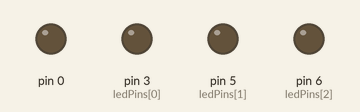
The sketch below on a simulated Arduino Uno, built with avr-gcc and run on an emulated ATmega328P. On the bench: output pins drawn as LEDs (lit = HIGH). Random numbers use the default seed unless the sketch sets one.

Above: at 0.15 s.
At 8.19 s:
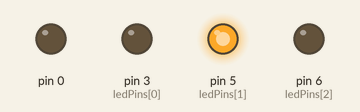
At 18.85 s:
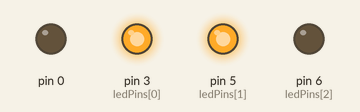
At 28.6 s:
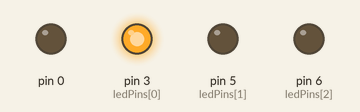
At 34.4 s:
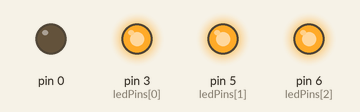
At 37.5 s:
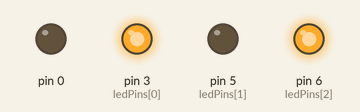
Timing chart, 0 to 40.0 s (numbered marks = the images above):
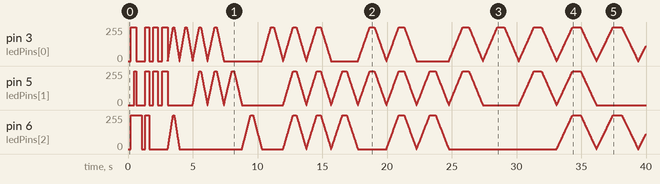

Measured:
- by itself, pin 6 (ledPins[2]): 0/255 → 255/255 at 0.21 s, → 0/255 0.87 s later, → 255/255 0.26 s later, → 0/255 0.29 s later, … (944 changes in this stretch)
- by itself, pin 3 (ledPins[0]): 0/255 → 255/255 at 0.21 s, → 0/255 0.43 s later, → 255/255 0.69 s later, → 0/255 0.29 s later, … (1458 changes in this stretch)

The sketch:

rbgled-fading.ino
```cpp
int ledPins[3] = { 3, 5, 6 };

void setup()  {
  for(int i = 0; i <= sizeof(ledPins); ++i) {
    pinMode(ledPins[i], OUTPUT);
  }
}

void loop()  {
  for(int x = 0; x <= 50; x++) {
    int q = rand() % 3;
    int r = rand() % 3;
    int s = rand() % 3;
    // fade in from min to max in increments of 5 points:
    for(int fadeValue = 0 ; fadeValue <= 255; fadeValue +=5) {
      // sets the value (range from 0 to 255):
      analogWrite(ledPins[q], fadeValue);
      analogWrite(ledPins[r], fadeValue);
      analogWrite(ledPins[s], fadeValue);
      delay(x);
    }
    delay(x * x);
    // fade out from max to min in increments of 5 points:
    for(int fadeValue = 255 ; fadeValue >= 0; fadeValue -=5) {
      // sets the value (range from 0 to 255):
      analogWrite(ledPins[q], fadeValue);
      analogWrite(ledPins[r], fadeValue);
      analogWrite(ledPins[s], fadeValue);
      delay(x);
    }
  }
}
```
